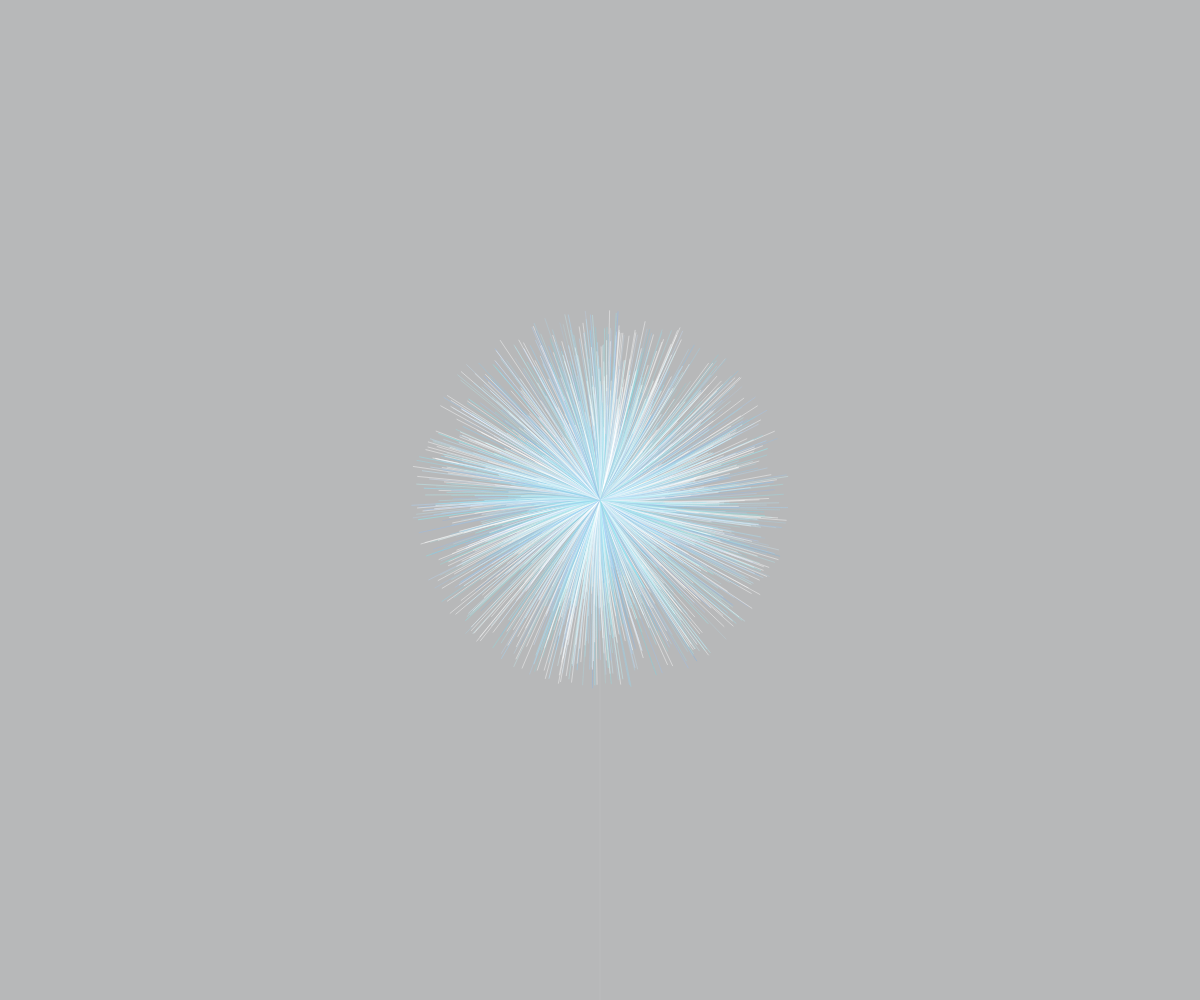
Frame 1 (no input)
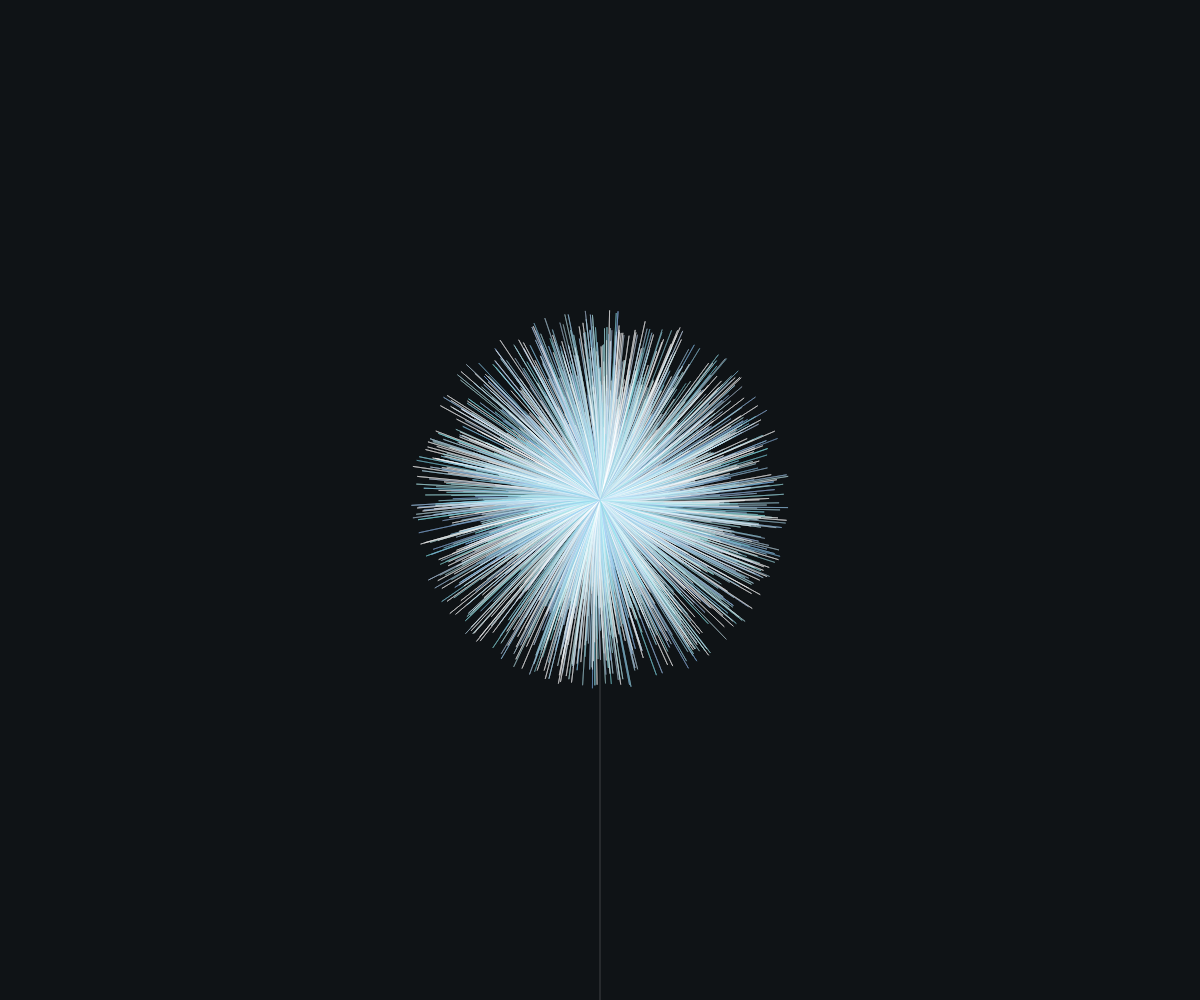
Frame 60 (no input)
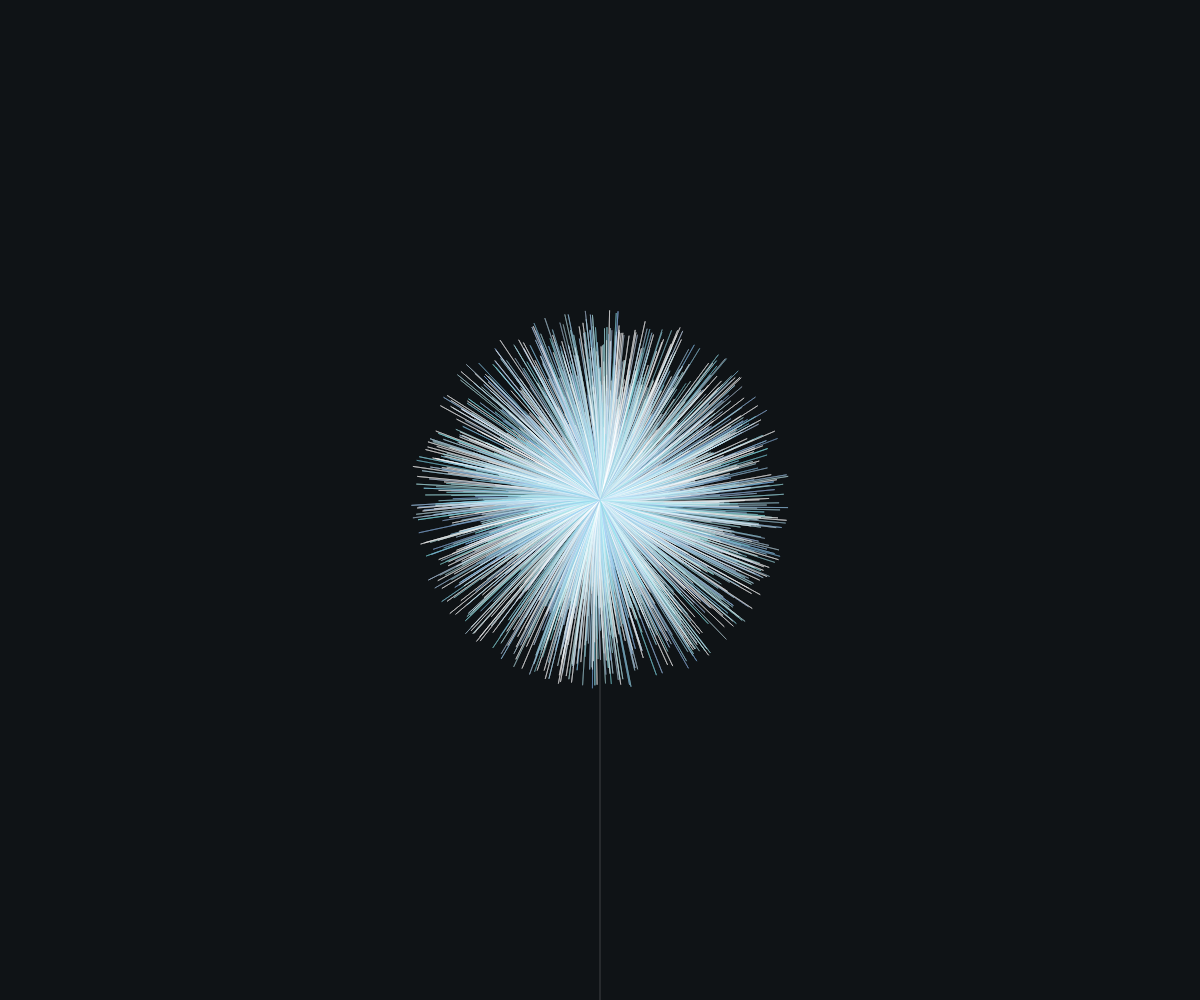
Frame 120 (the mouse pressed at the canvas centre since frame 60)

The p5.js sketch that drew these frames (run headless with seeded random() and noise() and a simulated clock; from frame 60 on, the mouse is pressed at the canvas centre):

// p5.js sketch
// ── sketch.js
let seeds = [];
const SEED_COUNT = 2000; // 민들레 홀씨 선 개수

function setup() {
  createCanvas(windowWidth, windowHeight);
  colorMode(HSB, 360, 100, 100, 1);
  initDandelion();
}

function windowResized() {
  resizeCanvas(windowWidth, windowHeight);
}

// 민들레 초기화
function initDandelion() {
  seeds = [];
  for (let i = 0; i < SEED_COUNT; i++) {
    // 360도로 자유롭게 퍼지되 자연스러운 밀도차 부여
    let angle = random(TWO_PI);
    // 길이 변주를 크게 하여 획일적이지 않게 함
    let length = random(60, 190);
    seeds.push(new Seed(angle, length));
  }
}

function draw() {
  // 어두운 바탕 (부드러운 잔상)
  background(220, 30, 10, 0.3);

  let cx = width / 2;
  let cy = height / 2;

  // 메인 기둥 줄기
  stroke(0, 0, 100, 0.15);
  strokeWeight(0.5);
  line(cx, cy, cx, height);

  // 마우스를 누르고 있는 동안 약하게 바람 지속 (힘겹게 몇 개씩 떨어짐)
  if (mouseIsPressed) {
    applyWind(0.01); // 지속 바람 강도
  }

  // 각 선 업데이트 및 그리기
  for (let i = seeds.length - 1; i >= 0; i--) {
    let seed = seeds[i];
    seed.update(mouseIsPressed);
    seed.display();

    // 완전히 소멸된 선은 배열에서 삭제
    if (seed.isDead) {
      seeds.splice(i, 1);
    }
  }
}

// 마우스 클릭 시 바람 작용
function mousePressed() {
  applyWind(0.35); // 순간적인 바람 강도
}

// 바람을 주어 조건에 맞는 선만 힘겹게 떨어뜨림
function applyWind(windForce) {
  for (let seed of seeds) {
    if (!seed.isDetached) {
      // 저항력을 넘어서야만 겨우 떨어짐
      seed.holdPower -= windForce * random(0.2, 1.5);
      if (seed.holdPower <= 0) {
        let windAngle = -QUARTER_PI + random(-0.6, 0.6); // 우상향 바람
        let speed = random(1.5, 4.5);
        let fx = cos(windAngle) * speed;
        let fy = sin(windAngle) * speed;
        seed.detach(fx, fy);
      }
    }
  }
}

// ----------------------------------------------------
// 단일 선(Line) 민들레 입자 클래스
// ----------------------------------------------------
class Seed {
  constructor(angle, length) {
    this.baseAngle = angle;
    this.length = length;

    this.centerX = width / 2;
    this.centerY = height / 2;

    this.x = this.centerX + cos(angle) * length;
    this.y = this.centerY + sin(angle) * length;

    this.startX = this.centerX;
    this.startY = this.centerY;

    this.vx = 0;
    this.vy = 0;
    this.isDetached = false;
    this.opacity = 1.0;
    this.isDead = false;

    // 각 선마다 고유하게 버티는 저항력 (힘겹게 떨어지게 만드는 요소)
    this.holdPower = random(1.0, 4.5);

    this.noiseOffset = random(1000);
    this.colorData = getRandomColorData();
  }

  detach(fx, fy) {
    if (!this.isDetached) {
      this.isDetached = true;
      this.vx = fx + random(-0.5, 0.5);
      this.vy = fy + random(-0.5, 0.5) - 0.3;
    }
  }

  update(windActive) {
    if (!this.isDetached) {
      // 떨어지기 전: 중앙 고정 및 미세한 자연 유기적 배치
      this.centerX = width / 2;
      this.centerY = height / 2;
      this.startX = this.centerX;
      this.startY = this.centerY;

      this.x = this.centerX + cos(this.baseAngle) * this.length;
      this.y = this.centerY + sin(this.baseAngle) * this.length;
    } else {
      // 떨어진 후: 마우스를 누르고 있을 때 바람 영향 받음
      if (windActive) {
        let dx = this.x - mouseX;
        let dy = this.y - mouseY;
        let d = max(dist(this.x, this.y, mouseX, mouseY), 1);

        this.vx += (dx / d) * 0.12 + 0.04;
        this.vy += (dy / d) * 0.12 - 0.03;
      }

      // 공기 저항 (천천히 나아감)
      this.vx *= 0.985;
      this.vy *= 0.985;

      // 살랑살랑 바람을 타는 흔들림
      this.noiseOffset += 0.015;
      this.vx += (noise(this.noiseOffset) - 0.5) * 0.15;
      this.vy += (noise(this.noiseOffset + 500) - 0.48) * 0.15;

      // 위치 이동
      this.x += this.vx;
      this.y += this.vy;
      this.startX += this.vx;
      this.startY += this.vy;

      // [소멸 조건 1] 화면 밖으로 벗어나면 즉시 제거
      if (
        this.x < -80 ||
        this.x > width + 80 ||
        this.y < -80 ||
        this.y > height + 80
      ) {
        this.isDead = true;
      }

      // [소멸 조건 2] 바닥에 떨어지면 천천히 사라짐
      if (this.y >= height - 5 || this.startY >= height - 5) {
        this.vx *= 0.4;
        this.vy = 0;
        this.opacity -= 0.02;
        if (this.opacity <= 0) {
          this.isDead = true;
        }
      }
    }
  }

  display() {
    if (this.isDead || this.opacity <= 0) return;

    push();
    let cd = this.colorData;
    noFill();
    stroke(cd.h, cd.s, cd.b, cd.a * this.opacity);
    strokeWeight(0.5); // 아주 가늘고 섬세한 선

    // 곡선적인 느낌을 살리기 위해 중간에 자연스러운 곡률(Control Point) 부여
    let midX = (this.startX + this.x) / 2 + cos(this.baseAngle + PI / 2) * 4;
    let midY = (this.startY + this.y) / 2 + sin(this.baseAngle + PI / 2) * 4;

    beginShape();
    vertex(this.startX, this.startY);
    quadraticVertex(midX, midY, this.x, this.y);
    endShape();

    pop();
  }
}

// 흰색 ~ 하늘색 변주
function getRandomColorData() {
  if (random(1) < 0.35) {
    return { h: 0, s: 0, b: 100, a: 0.85 }; // Pure White
  } else {
    return {
      h: random(180, 215), // 하늘색 톤 변주
      s: random(15, 45),
      b: random(85, 100),
      a: random(0.6, 0.95),
    };
  }
}
